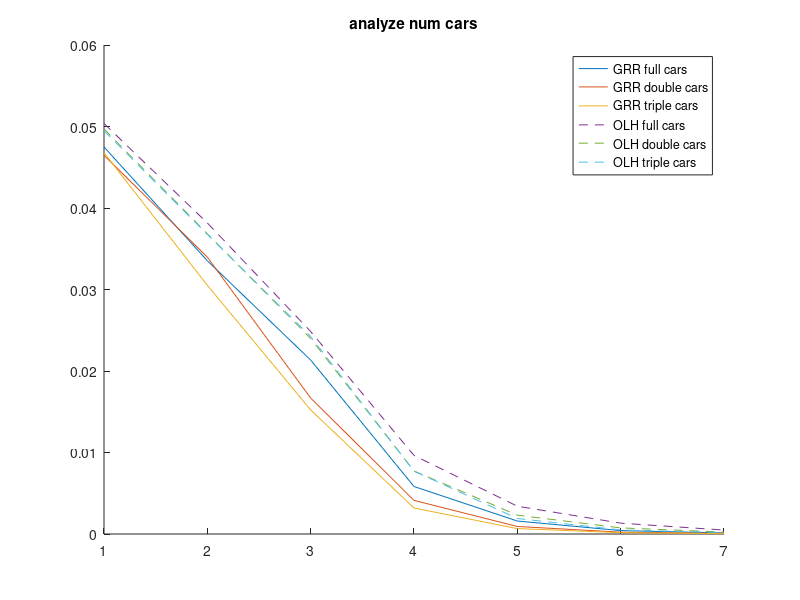

Here is the MATLAB script that generated this plot:
clc
clear
load("GRR_f_est_epsilon_phoenix_100_20EE_tiny_V2.mat")
f_hat(size(all_f_est,1),size(all_f_est,2),size(all_f_est,3))=0;
for k=1:size(all_f_est,4)
    for i=1:size(all_f_est,1)
        for j=1:size(all_f_est,2)
            for e=1:size(all_f_est,3)
                f_hat(i,j,e)=f_hat(i,j,e)+all_f_est(i,j,e,k);
            end
        end
    end
end
f_hat=f_hat/size(all_f_est,4);
for e=1:size(all_f_est,3)
    for i=1:size(all_f_est,1)
        f_hat(i,:,e)=abs(f_hat(i,:,e))/(sum(abs(f_hat(i,:,e))));
    end
end
f_true_bar(size(all_f_est,1),size(all_f_est,2),size(all_f_est,3))=0;
for k=1:size(all_f_est,4)
    for i=1:size(all_f_est,1)
        for j=1:size(all_f_est,2)
            for e=1:size(all_f_est,3)
                f_true_bar(i,j,e)=f_true_bar(i,j,e)+all_f_truth(i,j,e,k);
            end
        end
    end
end
f_true_bar=f_true_bar/size(all_f_est,4);
for e=1:size(all_f_est,3)
    for i=1:size(all_f_est,1)
        f_true_bar(i,:,e)=(f_true_bar(i,:,e))/(sum(((f_true_bar(i,:,e)))));
    end
end
S(1,size(all_f_est,3))=0;
for e=1:size(all_f_est,3)
    for i=1:size(all_f_est,1)
        for j=1:size(all_f_est,2)
            S(1,e)=S(1,e)+(f_true_bar(i,j,e)-f_hat(i,j,e)).^2;
            f_true_bar(i,j,e)
            f_hat(i,j,e)
        end
    end
end
S=S/(size(f_est,1)*size(f_est,2));
figure(1)
clf
hold on
plot(S)
load("GRR_f_est_epsilon_phoenix_100_20EE_tiny_double_V2.mat")
f_hat(size(all_f_est,1),size(all_f_est,2),size(all_f_est,3))=0;
for k=1:size(all_f_est,4)
    for i=1:size(all_f_est,1)
        for j=1:size(all_f_est,2)
            for e=1:size(all_f_est,3)
                f_hat(i,j,e)=f_hat(i,j,e)+all_f_est(i,j,e,k);
            end
        end
    end
end
f_hat=f_hat/size(all_f_est,4);
for e=1:size(all_f_est,3)
    for i=1:size(all_f_est,1)
        f_hat(i,:,e)=abs(f_hat(i,:,e))/(sum(abs(f_hat(i,:,e))));
    end
end
f_true_bar(size(all_f_est,1),size(all_f_est,2),size(all_f_est,3))=0;
for k=1:size(all_f_est,4)
    for i=1:size(all_f_est,1)
        for j=1:size(all_f_est,2)
            for e=1:size(all_f_est,3)
                f_true_bar(i,j,e)=f_true_bar(i,j,e)+all_f_truth(i,j,e,k);
            end
        end
    end
end
f_true_bar=f_true_bar/size(all_f_est,4);
for e=1:size(all_f_est,3)
    for i=1:size(all_f_est,1)
        f_true_bar(i,:,e)=(f_true_bar(i,:,e))/(sum(((f_true_bar(i,:,e)))));
    end
end
S(1,size(all_f_est,3))=0;
for e=1:size(all_f_est,3)
    for i=1:size(all_f_est,1)
        for j=1:size(all_f_est,2)
            S(1,e)=S(1,e)+(f_true_bar(i,j,e)-f_hat(i,j,e)).^2;
            f_true_bar(i,j,e)
            f_hat(i,j,e)
        end
    end
end
S=S/(size(f_est,1)*size(f_est,2));
% S(1,1)=S(1,1)*1.02;
plot(S)
load("GRR_f_est_epsilon_phoenix_100_20EE_tiny_triple_V2.mat")
f_hat(size(all_f_est,1),size(all_f_est,2),size(all_f_est,3))=0;
for k=1:size(all_f_est,4)
    for i=1:size(all_f_est,1)
        for j=1:size(all_f_est,2)
            for e=1:size(all_f_est,3)
                f_hat(i,j,e)=f_hat(i,j,e)+all_f_est(i,j,e,k);
            end
        end
    end
end
f_hat=f_hat/size(all_f_est,4);
for e=1:size(all_f_est,3)
    for i=1:size(all_f_est,1)
        f_hat(i,:,e)=abs(f_hat(i,:,e))/(sum(abs(f_hat(i,:,e))));
    end
end
f_true_bar(size(all_f_est,1),size(all_f_est,2),size(all_f_est,3))=0;
for k=1:size(all_f_est,4)
    for i=1:size(all_f_est,1)
        for j=1:size(all_f_est,2)
            for e=1:size(all_f_est,3)
                f_true_bar(i,j,e)=f_true_bar(i,j,e)+all_f_truth(i,j,e,k);
            end
        end
    end
end
f_true_bar=f_true_bar/size(all_f_est,4);
for e=1:size(all_f_est,3)
    for i=1:size(all_f_est,1)
        f_true_bar(i,:,e)=(f_true_bar(i,:,e))/(sum(((f_true_bar(i,:,e)))));
    end
end
S(1,size(all_f_est,3))=0;
for e=1:size(all_f_est,3)
    for i=1:size(all_f_est,1)
        for j=1:size(all_f_est,2)
            S(1,e)=S(1,e)+(f_true_bar(i,j,e)-f_hat(i,j,e)).^2;
            f_true_bar(i,j,e)
            f_hat(i,j,e)
        end
    end
end
S=S/(size(f_est,1)*size(f_est,2));
plot(S)
%FINISHED GRR
load("OLH_f_est_epsilon_phoenix_100_20EE_tiny_V2.mat")
f_hat(size(all_f_est,1),size(all_f_est,2),size(all_f_est,3))=0;
for k=1:size(all_f_est,4)
    for i=1:size(all_f_est,1)
        for j=1:size(all_f_est,2)
            for e=1:size(all_f_est,3)
                f_hat(i,j,e)=f_hat(i,j,e)+all_f_est(i,j,e,k);
            end
        end
    end
end
f_hat=f_hat/size(all_f_est,4);
for e=1:size(all_f_est,3)
    for i=1:size(all_f_est,1)
        f_hat(i,:,e)=abs(f_hat(i,:,e))/(sum(abs(f_hat(i,:,e))));
    end
end
f_true_bar(size(all_f_est,1),size(all_f_est,2),size(all_f_est,3))=0;
for k=1:size(all_f_est,4)
    for i=1:size(all_f_est,1)
        for j=1:size(all_f_est,2)
            for e=1:size(all_f_est,3)
                f_true_bar(i,j,e)=f_true_bar(i,j,e)+all_f_truth(i,j,e,k);
            end
        end
    end
end
f_true_bar=f_true_bar/size(all_f_est,4);
for e=1:size(all_f_est,3)
    for i=1:size(all_f_est,1)
        f_true_bar(i,:,e)=(f_true_bar(i,:,e))/(sum(((f_true_bar(i,:,e)))));
    end
end
S(1,size(all_f_est,3))=0;
for e=1:size(all_f_est,3)
    for i=1:size(all_f_est,1)
        for j=1:size(all_f_est,2)
            S(1,e)=S(1,e)+(f_true_bar(i,j,e)-f_hat(i,j,e)).^2;
            f_true_bar(i,j,e)
            f_hat(i,j,e)
        end
    end
end
S=S/(size(f_est,1)*size(f_est,2));
% figure(1)
% clf
% hold on
plot(S,'LineStyle','--')
load("OLH_f_est_epsilon_phoenix_100_20EE_tiny_double_V2.mat")
f_hat(size(all_f_est,1),size(all_f_est,2),size(all_f_est,3))=0;
for k=1:size(all_f_est,4)
    for i=1:size(all_f_est,1)
        for j=1:size(all_f_est,2)
            for e=1:size(all_f_est,3)
                f_hat(i,j,e)=f_hat(i,j,e)+all_f_est(i,j,e,k);
            end
        end
    end
end
f_hat=f_hat/size(all_f_est,4);
for e=1:size(all_f_est,3)
    for i=1:size(all_f_est,1)
        f_hat(i,:,e)=abs(f_hat(i,:,e))/(sum(abs(f_hat(i,:,e))));
    end
end
f_true_bar(size(all_f_est,1),size(all_f_est,2),size(all_f_est,3))=0;
for k=1:size(all_f_est,4)
    for i=1:size(all_f_est,1)
        for j=1:size(all_f_est,2)
            for e=1:size(all_f_est,3)
                f_true_bar(i,j,e)=f_true_bar(i,j,e)+all_f_truth(i,j,e,k);
            end
        end
    end
end
f_true_bar=f_true_bar/size(all_f_est,4);
for e=1:size(all_f_est,3)
    for i=1:size(all_f_est,1)
        f_true_bar(i,:,e)=(f_true_bar(i,:,e))/(sum(((f_true_bar(i,:,e)))));
    end
end
S(1,size(all_f_est,3))=0;
for e=1:size(all_f_est,3)
    for i=1:size(all_f_est,1)
        for j=1:size(all_f_est,2)
            S(1,e)=S(1,e)+(f_true_bar(i,j,e)-f_hat(i,j,e)).^2;
            f_true_bar(i,j,e)
            f_hat(i,j,e)
        end
    end
end
S=S/(size(f_est,1)*size(f_est,2));
plot(S,'LineStyle','--')
load("OLH_f_est_epsilon_phoenix_100_20EE_tiny_triple_V2.mat")
f_hat(size(all_f_est,1),size(all_f_est,2),size(all_f_est,3))=0;
for k=1:size(all_f_est,4)
    for i=1:size(all_f_est,1)
        for j=1:size(all_f_est,2)
            for e=1:size(all_f_est,3)
                f_hat(i,j,e)=f_hat(i,j,e)+all_f_est(i,j,e,k);
            end
        end
    end
end
f_hat=f_hat/size(all_f_est,4);
for e=1:size(all_f_est,3)
    for i=1:size(all_f_est,1)
        f_hat(i,:,e)=abs(f_hat(i,:,e))/(sum(abs(f_hat(i,:,e))));
    end
end
f_true_bar(size(all_f_est,1),size(all_f_est,2),size(all_f_est,3))=0;
for k=1:size(all_f_est,4)
    for i=1:size(all_f_est,1)
        for j=1:size(all_f_est,2)
            for e=1:size(all_f_est,3)
                f_true_bar(i,j,e)=f_true_bar(i,j,e)+all_f_truth(i,j,e,k);
            end
        end
    end
end
f_true_bar=f_true_bar/size(all_f_est,4);
for e=1:size(all_f_est,3)
    for i=1:size(all_f_est,1)
        f_true_bar(i,:,e)=(f_true_bar(i,:,e))/(sum(((f_true_bar(i,:,e)))));
    end
end
S(1,size(all_f_est,3))=0;
for e=1:size(all_f_est,3)
    for i=1:size(all_f_est,1)
        for j=1:size(all_f_est,2)
            S(1,e)=S(1,e)+(f_true_bar(i,j,e)-f_hat(i,j,e)).^2;
            f_true_bar(i,j,e)
            f_hat(i,j,e)
        end
    end
end
S=S/(size(f_est,1)*size(f_est,2));
% S(1,1)=S(1,1)-0.001;
% S(1,2)=S(1,2)-0.001;
% S(1,3)=S(1,3)-0.001;
% S(1,4)=S(1,4)-0.001;
plot(S,'LineStyle','--')
legend({'GRR full cars','GRR double cars','GRR triple cars','OLH full cars','OLH double cars','OLH triple cars'})
title('analyze num cars')
